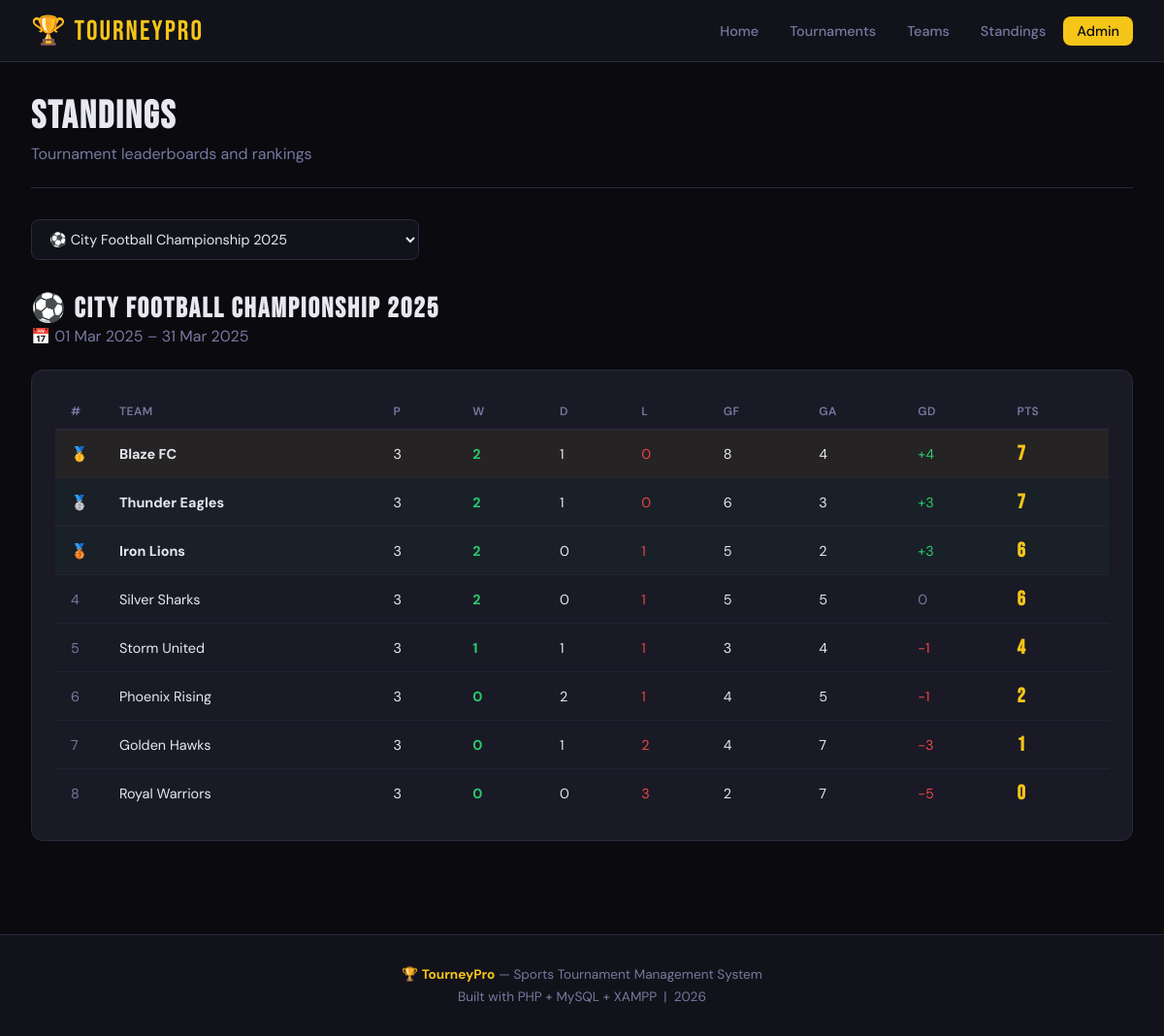
Screenshot of /standings.php?tournament=1 with the database file from the repository.
### tables this page shows
CREATE TABLE IF NOT EXISTS sports (
    id INT AUTO_INCREMENT PRIMARY KEY,
    name VARCHAR(100) NOT NULL,
    icon VARCHAR(50) DEFAULT '🏆',
    created_at TIMESTAMP DEFAULT CURRENT_TIMESTAMP
);

CREATE TABLE IF NOT EXISTS tournaments (
    id INT AUTO_INCREMENT PRIMARY KEY,
    name VARCHAR(200) NOT NULL,
    sport_id INT,
    format ENUM('knockout','round_robin','group_stage') DEFAULT 'knockout',
    start_date DATE NOT NULL,
    end_date DATE NOT NULL,
    location VARCHAR(200),
    max_teams INT DEFAULT 16,
    status ENUM('upcoming','ongoing','completed') DEFAULT 'upcoming',
    description TEXT,
    created_at TIMESTAMP DEFAULT CURRENT_TIMESTAMP,
    FOREIGN KEY (sport_id) REFERENCES sports(id) ON DELETE SET NULL
);

CREATE TABLE IF NOT EXISTS matches (
    id INT AUTO_INCREMENT PRIMARY KEY,
    tournament_id INT NOT NULL,
    team1_id INT NOT NULL,
    team2_id INT NOT NULL,
    match_date DATETIME,
    venue VARCHAR(200),
    round_name VARCHAR(50) DEFAULT 'Round 1',
    team1_score INT DEFAULT 0,
    team2_score INT DEFAULT 0,
    winner_id INT,
    status ENUM('scheduled','live','completed','cancelled') DEFAULT 'scheduled',
    notes TEXT,
    created_at TIMESTAMP DEFAULT CURRENT_TIMESTAMP,
    FOREIGN KEY (tournament_id) REFERENCES tournaments(id) ON DELETE CASCADE,
    FOREIGN KEY (team1_id) REFERENCES teams(id),
    FOREIGN KEY (team2_id) REFERENCES teams(id),
    FOREIGN KEY (winner_id) REFERENCES teams(id)
);

CREATE TABLE IF NOT EXISTS teams (
    id INT AUTO_INCREMENT PRIMARY KEY,
    name VARCHAR(150) NOT NULL,
    coach VARCHAR(100),
    contact_email VARCHAR(150),
    contact_phone VARCHAR(20),
    city VARCHAR(100),
    logo_url VARCHAR(255),
    created_at TIMESTAMP DEFAULT CURRENT_TIMESTAMP
);

### standings.php (the view, shortened to what this page needs)
<?php
require_once 'includes/config.php';
$tournaments = $conn->query("SELECT t.*, s.name as sport_name, s.icon FROM tournaments t LEFT JOIN sports s ON t.sport_id=s.id ORDER BY t.start_date DESC");
$selected_tid = isset($_GET['tournament']) ? (int)$_GET['tournament'] : 0;
$standings = [];
$tournament_info = null;
if ($selected_tid) {
    $tournament_info = $conn->query("SELECT t.*,s.name as sport_name,s.icon FROM tournaments t LEFT JOIN sports s ON t.sport_id=s.id WHERE t.id=$selected_tid")->fetch_assoc();
    $all_matches = $conn->query("SELECT * FROM matches WHERE tournament_id=$selected_tid AND status='completed'");
    $team_ids = $conn->query("SELECT team_id FROM tournament_teams WHERE tournament_id=$selected_tid");
    while ($tr = $team_ids->fetch_assoc()) {
        $tid = $tr['team_id'];
        $standings[$tid] = ['p'=>0,'w'=>0,'d'=>0,'l'=>0,'gf'=>0,'ga'=>0,'pts'=>0];
    }
    while($m = $all_matches->fetch_assoc()){
        foreach([$m['team1_id'],$m['team2_id']] as $tid){
            if(isset($standings[$tid])) $standings[$tid]['p']++;
        }
        if($m['winner_id']==$m['team1_id']){
            $standings[$m['team1_id']]['w']++; $standings[$m['team1_id']]['pts']+=3;
            $standings[$m['team2_id']]['l']++;
        } elseif($m['winner_id']==$m['team2_id']){
            $standings[$m['team2_id']]['w']++; $standings[$m['team2_id']]['pts']+=3;
            $standings[$m['team1_id']]['l']++;
        } else {
            $standings[$m['team1_id']]['d']++; $standings[$m['team1_id']]['pts']++;
            $standings[$m['team2_id']]['d']++; $standings[$m['team2_id']]['pts']++;
        }
        if(isset($standings[$m['team1_id']])){$standings[$m['team1_id']]['gf']+=$m['team1_score']; $standings[$m['team1_id']]['ga']+=$m['team2_score'];}
        if(isset($standings[$m['team2_id']])){$standings[$m['team2_id']]['gf']+=$m['team2_score']; $standings[$m['team2_id']]['ga']+=$m['team1_score'];}
    }
    uasort($standings, fn($a,$b) => $b['pts']!=$a['pts'] ? $b['pts']-$a['pts'] : ($b['gf']-$b['ga'])-($a['gf']-$a['ga']));
}
?>
<?php include 'includes/header.php'; ?>
<div class="container">
    <div class="page-header">
        <h1 class="page-title">STANDINGS</h1>
        <p class="page-subtitle">Tournament leaderboards and rankings</p>
    </div>
    <form method="GET" style="margin-bottom:2rem;">
        <select name="tournament" class="form-control" style="max-width:400px;" onchange="this.form.submit()">
            <?php while($t=$tournaments->fetch_assoc()): ?>
            <option value="<?=$t['id']?>" <?=$selected_tid==$t['id']?'selected':''?>><?=$t['icon']?> <?=htmlspecialchars($t['name'])?></option>
            <?php endwhile; ?>
        </select>
    </form>
    <?php if($tournament_info): ?>
    <div style="margin-bottom:1.5rem;">
        <h2 style="font-family:'Bebas Neue',sans-serif;font-size:1.8rem;letter-spacing:2px;"><?=$tournament_info['icon']?> <?=htmlspecialchars($tournament_info['name'])?></h2>
        <p style="color:var(--muted);">📅 <?=date('d M Y',strtotime($tournament_info['start_date']))?> – <?=date('d M Y',strtotime($tournament_info['end_date']))?></p>
    </div>
    <?php if(empty($standings)): ?>
        <div class="empty-state"><div class="empty-state-icon">📊</div><h3>No data yet</h3><p>Standings will appear once matches are completed.</p></div>
    <?php else: ?>
    <div class="card">
        <div class="table-wrap">
        <table>
            <thead>
                <tr><th style="width:40px">#</th><th>Team</th><th>P</th><th>W</th><th>D</th><th>L</th><th>GF</th><th>GA</th><th>GD</th><th>PTS</th></tr>
            </thead>
            <tbody>
            <?php $rank=1; foreach($standings as $tid => $s):
                $tname = $conn->query("SELECT name FROM teams WHERE id=$tid")->fetch_assoc()['name'] ?? 'Unknown';
                $gd = $s['gf'] - $s['ga'];
                $rowBg = $rank===1 ? 'rgba(245,197,24,0.05)' : ($rank<=3 ? 'rgba(41,201,110,0.03)' : '');
            ?>
            <tr style="background:<?=$rowBg?>">
                <td>
                    <?php if($rank===1): ?>🥇<?php elseif($rank===2): ?>🥈<?php elseif($rank===3): ?>🥉
                    <?php else: ?><span style="color:var(--muted)"><?=$rank?></span><?php endif; ?>
                </td>
                <td style="font-weight:<?=$rank<=3?'700':'400'?>;"><?=htmlspecialchars($tname)?></td>
                <td><?=$s['p']?></td>
                <td><strong style="color:var(--green)"><?=$s['w']?></strong></td>
                <td><?=$s['d']?></td>
                <td><span style="color:var(--red)"><?=$s['l']?></span></td>
                <td><?=$s['gf']?></td>
                <td><?=$s['ga']?></td>
                <td style="color:<?=$gd>0?'var(--green)':($gd<0?'var(--red)':'var(--muted)')?>"><?=$gd>0?'+':''?><?=$gd?></td>
                <td><strong style="font-family:'Bebas Neue',sans-serif;font-size:1.3rem;color:var(--accent)"><?=$s['pts']?></strong></td>
            </tr>
            <?php $rank++; endforeach; ?>
            </tbody>
        </table>
        </div>
    </div>
    <?php endif; ?>
    <?php else: ?>
        <div class="empty-state"><div class="empty-state-icon">📊</div><h3>Select a tournament</h3><p>Choose a tournament above to see standings.</p></div>
    <?php endif; ?>
</div>
<?php include 'includes/footer.php'; ?>

### includes/header.php (style rules this page uses)
*, *::before, *::after { box-sizing: border-box; margin: 0; padding: 0; }
:root { --black: #0a0a0f; --dark: #12121a; --card: #1a1a26; --border: #2a2a3d; --accent: #f5c518; --accent2: #e8773a; --green: #29c96e; --red: #e84545; --blue: #4f9cf9; --text: #e8e8f0; --muted: #7878a0; --radius: 12px; }
body { font-family: 'DM Sans', sans-serif; background: var(--black); color: var(--text); min-height: 100vh; }
.container { max-width: 1280px; margin: 0 auto; padding: 2rem; }
.page-header { margin-bottom: 2rem; padding-bottom: 1.5rem; border-bottom: 1px solid var(--border); }
.page-title { font-family: 'Bebas Neue', sans-serif; font-size: 2.5rem; letter-spacing: 2px; color: var(--text); }
.page-subtitle { color: var(--muted); margin-top: 4px; }
.card { background: var(--card); border: 1px solid var(--border); border-radius: var(--radius); padding: 1.5rem; }
.form-control { width: 100%; background: var(--dark); border: 1px solid var(--border); border-radius: 8px; padding: 10px 14px; color: var(--text); font-size: 0.9rem; font-family: inherit; transition: border-color 0.2s; outline: none; }
.form-control option { background: var(--dark); }
.table-wrap { overflow-x: auto; }
table { width: 100%; border-collapse: collapse; font-size: 0.9rem; }
th { padding: 10px 16px; text-align: left; font-size: 0.75rem; font-weight: 600; text-transform: uppercase; letter-spacing: 0.5px; color: var(--muted); border-bottom: 1px solid var(--border); }
td { padding: 12px 16px; border-bottom: 1px solid rgba(42,42,61,0.5); }
tr:last-child td { border-bottom: none; }

### rows the page displays
sports: icon "⚽"
tournaments: name "City Football Championship 2025", start_date "01 Mar 2025", end_date "31 Mar 2025"
matches: teams.name "Blaze FC", p "3", team1_score "2", tournament "1", team2_score "0", team2 "8", id "4", pts "7"
teams: name "Thunder Eagles"
teams: name "Iron Lions"
teams: name "Silver Sharks"
teams: name "Storm United"
matches: teams.name "Phoenix Rising", team1 "3", team1_score "0", d "2", tournament "1", team2 "4", ga "5", team2 "-1", pts "2"
teams: name "Golden Hawks"
teams: name "Royal Warriors"

### other values shown
$s['p'] "3"
$s['w'] "2"
$s['d'] "1"
$s['l'] "0"
$s['gf'] "6"
$s['ga'] "3"
$gd "3"
$s['pts'] "7"
$s['d'] "0"
$s['l'] "1"
$s['gf'] "5"
$s['ga'] "2"
$s['pts'] "6"
$s['ga'] "5"
$gd "0"
